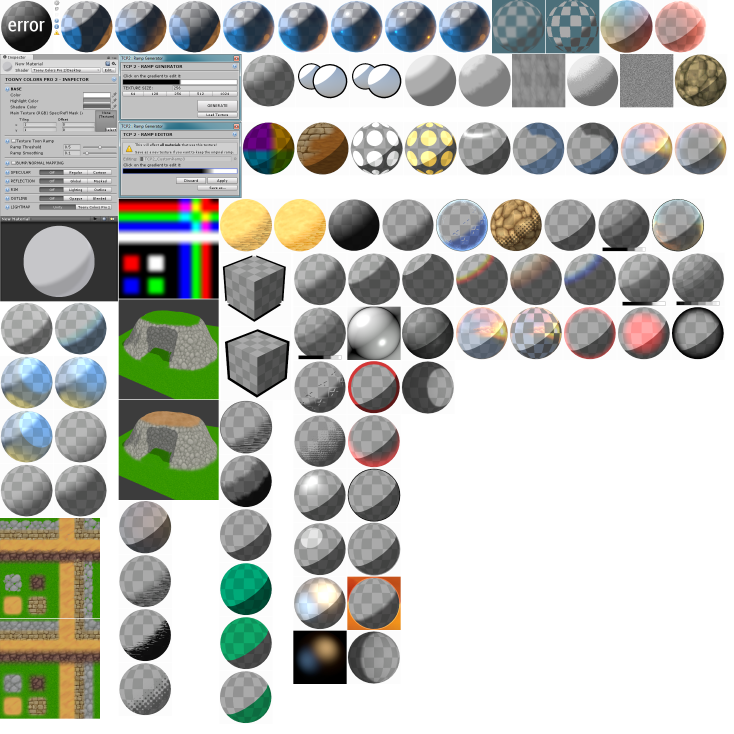
#> input picture Assets/JMO Assets/Toony Colors Pro/Documentation/Documentation Data/TCP2_HelpImages.png, 2200 x 2200 px (shown at 1/3 size); its folder holds only this picture in this run
$ python -i uigate_lib.py   (imports and definitions only)
#> lines starting #> are read from the running program, lines starting #| are printed output that depends on the picture
# GENERATED by PrototypeFramework 0.4.0 from Documentation~/agent/tools/uigate_lib.py — do not edit here. Change it in the framework repo, then run Framework/Agent Docs/Sync (editor) or Tools/Build/pf-build.sh agentdocs.
"""Shared helpers for the UiGate tuning tools — parse a Visual Contract, read the judge archive,
run the judge, and compute the deterministic image metrics.

Nothing here decides a verdict. The judge (`Tools/pf/visual-judge.sh`) is the only thing that
answers a contract row; these helpers only count what it said, and measure the pixels with
arithmetic that does not involve a model, so the two can be compared.
"""

import glob
import math
import os
import re
import subprocess
from collections import Counter

# Synced into Tools/pf/ beside the judge. The DATA is the SKU's: UIGATE_ROOT (default Tools/UiGate,
# resolved from this file, not the cwd) holds contracts, captures and tuning/ — the same resolution
# visual-judge.sh uses, so every tool reads the one archive the judge writes.
HERE = os.path.dirname(os.path.abspath(__file__))
ROOT = os.path.abspath(os.path.join(HERE, "..", ".."))
UIGATE = os.path.abspath(os.environ.get("UIGATE_ROOT") or os.path.join(HERE, "..", "UiGate"))
ARCHIVE = os.path.abspath(os.environ.get("UIGATE_ARCHIVE_ROOT") or os.path.join(UIGATE, "captures"))
TUNING = os.path.join(UIGATE, "tuning")
JUDGE = os.path.join(HERE, "visual-judge.sh")

VERDICTS = ("SATISFIED", "VIOLATED", "CANNOT-TELL")


# --- the contract -------------------------------------------------------------------------------

# [47 lines left out: functions contract_section, contract_block, resolve, contract_rows, not called in this run]


def scored_rows(rows):
    """Rows a verdict can be scored on: every row except the declared CANNOT-TELL fallback."""
    return sorted(n for n, t in rows.items() if not t.upper().startswith("CANNOT-TELL FALLBACK"))


# --- the archive --------------------------------------------------------------------------------

# [71 lines left out: functions parse_record, records, halts, run_judge, majority, not called in this run]


# --- deterministic image metrics (Pillow only) ---------------------------------------------------

def _img(path, size=None):
#> called with size = (540, 960)
    from PIL import Image
    im = Image.open(path).convert("RGB")
    if size:
        im = im.resize(size, Image.LANCZOS)
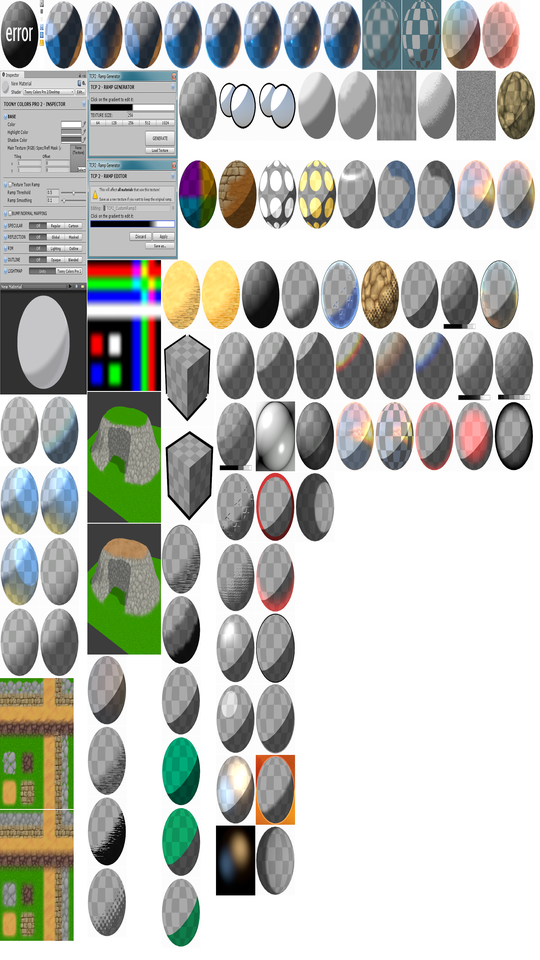
#> im: PIL image 540x960 RGB; mean R, G, B 186.4, 188.5, 182.8
    return im


# [19 lines left out: functions _srgb_to_lab, _palette, not called in this run]


def _de(a, b):
    return math.sqrt(sum((p - q) ** 2 for p, q in zip(a, b)))


# [6 lines left out: function palette_distance, not called in this run]


def _gray(path, size=(54, 96)):
    return list(_img(path, size).convert("L").getdata())


# [18 lines left out: functions layout_correlation, colourfulness, not called in this run]


def detail(path):
    """Mean edge magnitude of a 540×960 greyscale — a proxy for rendered detail/finish."""
    from PIL import ImageFilter
    im = _img(path, (540, 960)).convert("L").filter(ImageFilter.FIND_EDGES)
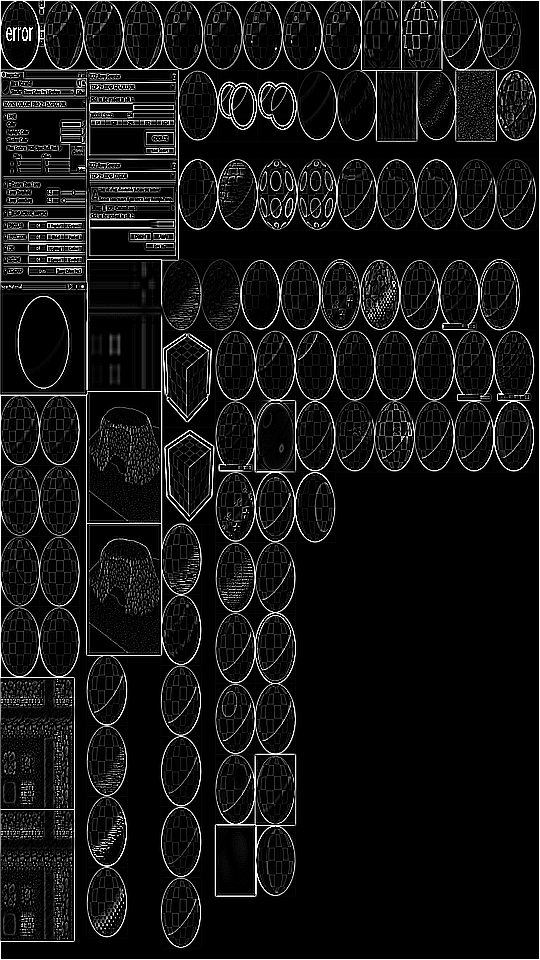
#> im: PIL image 540x960 L; min 0, max 255, mean 20.6
    v = list(im.getdata())
#> v = 518400 items
    return sum(v) / len(v)


# [10 lines left out: function image_metrics, not called in this run]

>>> result = detail('../../Assets/JMO Assets/Toony Colors Pro/Documentation/Documentation Data/TCP2_HelpImages.png')
#> result = 20.56
